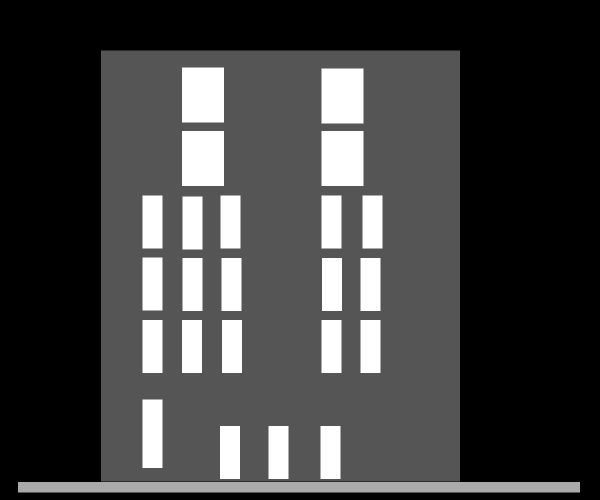
#> input picture nelissen_dataset/annotations/eval/annotation_0.png, 1200 x 1000 px, found by its file name (shown at 1/2 size)
$ jupyter execute create_data.ipynb
#> lines starting #> are read from the running program, lines starting #| are printed output that depends on the picture; after the words box and inside, x2 and y2 are one past the last pixel; in counts of white or black regions, pixels touching at a corner belong together
[cell 1]
import os
import numpy as np
from PIL import Image, ImageDraw
import random
import matplotlib.pyplot as plt
from pathlib import Path

def generate_synthetic_facade(width=512, height=512, idx=0):
    # Create blank canvas for sketch
    sketch = Image.new("L", (width, height), 255)  # White background
    draw = ImageDraw.Draw(sketch)
    mask = np.zeros((height, width), dtype=np.uint8)  # Segmentation mask

    # Draw building outline (wall, class 0)
    building_width = random.randint(int(width * 0.6), int(width * 0.9))
    building_height = random.randint(int(height * 0.7), int(height * 0.9))
    top_left = (width // 2 - building_width // 2, height // 2 - building_height // 2)
    bottom_right = (top_left[0] + building_width, top_left[1] + building_height)
    draw.rectangle([top_left, bottom_right], outline=0, width=2)
    mask[top_left[1]:bottom_right[1], top_left[0]:bottom_right[0]] = 0  # Wall

    # Draw textured wall section (class 3, with cross-hatching)
    texture_width = building_width // 3
    texture_x = top_left[0] + building_width // 3
    texture_box = (texture_x, top_left[1], texture_x + texture_width, bottom_right[1])
    draw.rectangle(texture_box, outline=0, width=1)
    for i in range(0, texture_width, 10):
        draw.line((texture_x + i, top_left[1], texture_x, top_left[1] + i), fill=0, width=1)
        draw.line((texture_x, bottom_right[1] - i, texture_x + i, bottom_right[1]), fill=0, width=1)
    mask[top_left[1]:bottom_right[1], texture_x:texture_x + texture_width] = 3  # Textured wall

    # Draw windows (class 1)
    num_windows = random.randint(3, 8)
    window_size = 40
    for i in range(num_windows):
        x = random.randint(top_left[0] + 20, bottom_right[0] - window_size - 20)
        y = random.randint(top_left[1] + 20, bottom_right[1] - window_size - 20)
        if texture_x <= x <= texture_x + texture_width:
            continue
        window_box = (x, y, x + window_size, y + window_size)
        draw.rectangle(window_box, outline=0, width=1)
        draw.line((x + 5, y + window_size // 2, x + window_size - 5, y + window_size // 2), fill=0, width=1)
        mask[y:y + window_size, x:x + window_size] = 1  # Window class

    # Draw staircase (class 2)
    stair_width = 30
    stair_height = 100
    stair_x = bottom_right[0] - stair_width - 10
    stair_y = bottom_right[1] - stair_height
    draw.rectangle((stair_x, stair_y, stair_x + stair_width, stair_y + stair_height), outline=0, width=1)
    for i in range(5):
        y_step = stair_y + i * (stair_height // 5)
        draw.line((stair_x + 5, y_step, stair_x + stair_width - 5, y_step), fill=0, width=1)
    mask[stair_y:stair_y + stair_height, stair_x:stair_x + stair_width] = 2  # Staircase class

    # Debug: Print unique values in the mask
    print(f"Mask {idx} unique values: {np.unique(mask)}")

    return sketch, mask

# Generate and save synthetic data
output_dir = Path("synthetic_facades")
output_dir.mkdir(exist_ok=True)
image_dir = output_dir / "images"
mask_dir = output_dir / "annotations"
mask_vis_dir = output_dir / "annotations_visual"  # For visualization
image_dir.mkdir(exist_ok=True)
mask_dir.mkdir(exist_ok=True)
mask_vis_dir.mkdir(exist_ok=True)

num_samples = 10  # Reduced for debugging
for idx in range(num_samples):
    sketch, mask = generate_synthetic_facade(idx=idx)

    # Save sketch
    sketch.save(image_dir / f"image_{idx:04d}.png")

    # Save raw mask (0-11) for training
    Image.fromarray(mask, mode="L").save(mask_dir / f"annotation_{idx:04d}.png")

    # Save scaled mask for visualization (scale 0-11 to 0-255)
    scaled_mask = (mask * 255 // 11).astype(np.uint8)  # Scale to [0, 255]
    Image.fromarray(scaled_mask, mode="L").save(mask_vis_dir / f"annotation_{idx:04d}_vis.png")
#> this loop made 10 passes
#> pass 1, `sketch, mask = generate_synthetic_facade(idx=idx)`:
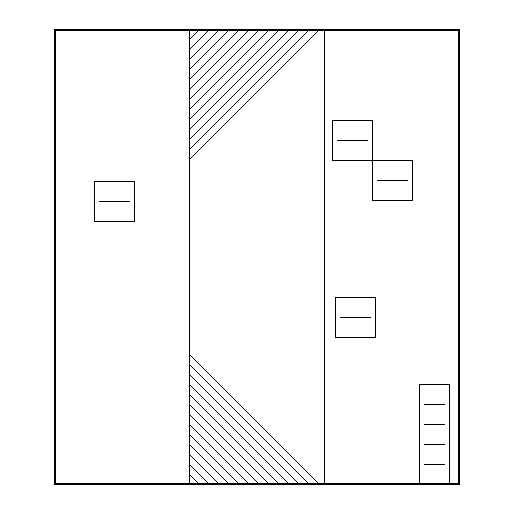
#> sketch: PIL image 512x512 L; 97.3% white; black in thin lines or dots, all inside (x1, y1, x2, y2) = (54, 29, 460, 485)
#> after the loop:
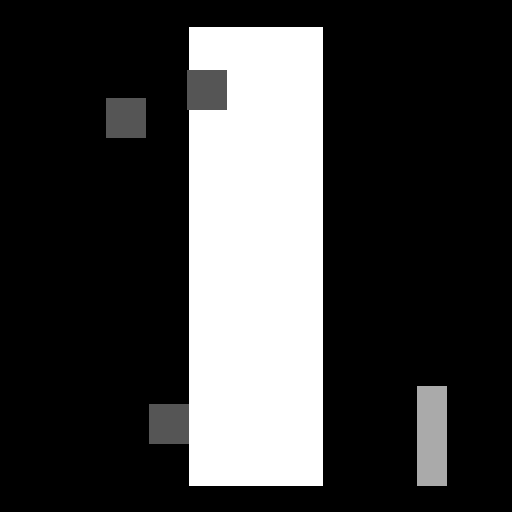
#> mask: shape (512, 512); min 0, max 3, mean 0.728; drawn with min black and max white
#> after the loop:
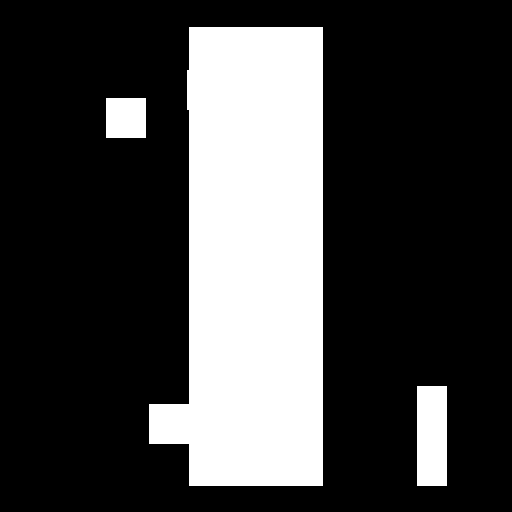
#> scaled_mask: shape (512, 512); values 0 (black) and 23 (white), 25.9% white; 3 white regions, box (x1, y1, x2, y2) and area: (149, 27, 323, 486) 63186, (417, 386, 447, 486) 3000, (106, 98, 146, 138) 1600
#> after the loop:
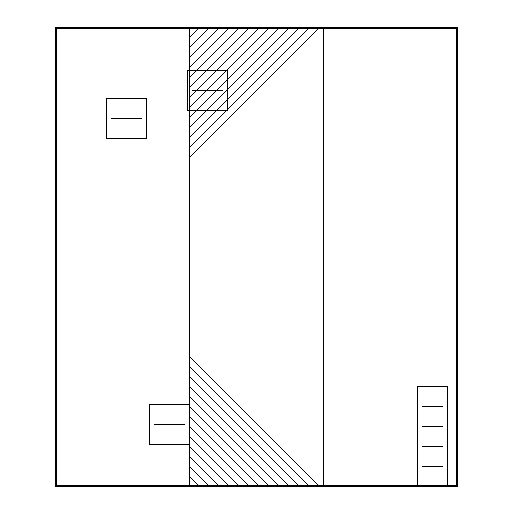
#> sketch: PIL image 512x512 L; 97.4% white; black in thin lines or dots, all inside (x1, y1, x2, y2) = (55, 27, 458, 487)

# Visualize a few examples to confirm
for idx in range(3):
    sketch = Image.open(image_dir / f"image_{idx:04d}.png")
    mask = np.array(Image.open(mask_dir / f"annotation_{idx:04d}.png"))
    scaled_mask = np.array(Image.open(mask_vis_dir / f"annotation_{idx:04d}_vis.png"))

    plt.figure(figsize=(15, 5))
    plt.subplot(1, 3, 1)
    plt.imshow(sketch, cmap="gray")
    plt.title(f"Synthetic Facade Sketch {idx}")
    plt.axis("off")

    plt.subplot(1, 3, 2)
    plt.imshow(mask, cmap="tab20", vmin=0, vmax=11)
    plt.title("Raw Mask (0-11)")
    plt.axis("off")

    plt.subplot(1, 3, 3)
    plt.imshow(scaled_mask, cmap="tab20")
    plt.title("Scaled Mask (0-255)")
    plt.axis("off")

    plt.show()

print(f"Generated {num_samples} synthetic facade sketches and masks.")

[cell 2]
import os
import numpy as np
from PIL import Image, ImageDraw
import random
import matplotlib.pyplot as plt
from pathlib import Path

def generate_synthetic_facade(width=512, height=512, idx=0):
    # Create blank canvas for sketch
    sketch = Image.new("L", (width, height), 255)  # White background
    draw = ImageDraw.Draw(sketch)
    mask = np.zeros((height, width), dtype=np.uint8)  # Segmentation mask

    # Total pixels to distribute based on CMP Facade distribution (approximate scaling)
    total_pixels = width * height
    class_dist = {
        1: 0.207,  # ~20.7%
        2: 0.427,  # ~42.7%
        3: 0.143,  # ~14.3%
        4: 0.014,  # ~1.4%
        5: 0.039,  # ~3.9%
        6: 0.029,  # ~2.9%
        7: 0.045,  # ~4.5%
        8: 0.017,  # ~1.7%
        9: 0.025,  # ~2.5%
        10: 0.113, # ~11.3%
        11: 0.025, # ~2.5%
        12: 0.034  # ~3.4%
    }  # Normalized proportions based on your output

    # Draw building outline (class 2, most common, e.g., walls)
    building_width = random.randint(int(width * 0.6), int(width * 0.9))
    building_height = random.randint(int(height * 0.7), int(height * 0.9))
    top_left = (width // 2 - building_width // 2, height // 2 - building_height // 2)
    bottom_right = (top_left[0] + building_width, top_left[1] + building_height)
    draw.rectangle([top_left, bottom_right], outline=0, width=2)
    mask[top_left[1]:bottom_right[1], top_left[0]:bottom_right[0]] = 2  # Wall (class 2)
    remaining_pixels = total_pixels - (building_width * building_height)

    # Draw textured wall section (class 3)
    texture_width = int(building_width * class_dist[3] / class_dist[2] * building_width)  # Proportional
    texture_x = top_left[0] + building_width // 3
    texture_box = (texture_x, top_left[1], texture_x + texture_width, bottom_right[1])
    draw.rectangle(texture_box, outline=0, width=1)
    for i in range(0, texture_width, 10):
        draw.line((texture_x + i, top_left[1], texture_x, top_left[1] + i), fill=0, width=1)
        draw.line((texture_x, bottom_right[1] - i, texture_x + i, bottom_right[1]), fill=0, width=1)
    mask[top_left[1]:bottom_right[1], texture_x:texture_x + texture_width] = 3

    # Draw windows (class 1)
    num_windows = int(class_dist[1] * total_pixels / (40 * 40))  # Approx based on window size
    window_size = 40
    for i in range(min(num_windows, 10)):  # Limit to avoid overlap
        x = random.randint(top_left[0] + 20, bottom_right[0] - window_size - 20)
        y = random.randint(top_left[1] + 20, bottom_right[1] - window_size - 20)
        if texture_x <= x <= texture_x + texture_width:
            continue
        window_box = (x, y, x + window_size, y + window_size)
        draw.rectangle(window_box, outline=0, width=1)
        draw.line((x + 5, y + window_size // 2, x + window_size - 5, y + window_size // 2), fill=0, width=1)
        mask[y:y + window_size, x:x + window_size] = 1

    # Draw staircase (class 10, significant class)
    stair_width = 30
    stair_height = 100
    stair_x = bottom_right[0] - stair_width - 10
    stair_y = bottom_right[1] - stair_height
    draw.rectangle((stair_x, stair_y, stair_x + stair_width, stair_y + stair_height), outline=0, width=1)
    for i in range(5):
        y_step = stair_y + i * (stair_height // 5)
        draw.line((stair_x + 5, y_step, stair_x + stair_width - 5, y_step), fill=0, width=1)
    mask[stair_y:stair_y + stair_height, stair_x:stair_x + stair_width] = 10

    # Add remaining classes with smaller regions (proportional to distribution)
    remaining_classes = [4, 5, 6, 7, 8, 9, 11, 12]
    region_size = 20
    for cls in remaining_classes:
        if random.random() < class_dist[cls] / class_dist[2]:  # Probability based on proportion
            x = random.randint(top_left[0] + 20, bottom_right[0] - region_size - 20)
            y = random.randint(top_left[1] + 20, bottom_right[1] - region_size - 20)
            if not (texture_x <= x <= texture_x + texture_width or stair_x <= x <= stair_x + stair_width):
                draw.rectangle((x, y, x + region_size, y + region_size), outline=0, width=1)
                mask[y:y + region_size, x:x + region_size] = cls

    # Debug: Print unique values in the mask
    print(f"Mask {idx} unique values: {np.unique(mask)}")

    return sketch, mask

# Generate and save synthetic data
output_dir = Path("synthetic_facades")
output_dir.mkdir(exist_ok=True)
image_dir = output_dir / "images"
mask_dir = output_dir / "annotations"
image_dir.mkdir(exist_ok=True)
mask_dir.mkdir(exist_ok=True)

num_samples = 10  # Reduced for debugging
for idx in range(num_samples):
    sketch, mask = generate_synthetic_facade(idx=idx)

    # Save sketch
    sketch.save(image_dir / f"image_{idx:04d}.png")

    # Save raw mask (1-12) for training
    Image.fromarray(mask, mode="L").save(mask_dir / f"annotation_{idx:04d}.png")
#> this loop made 10 passes
#> pass 1, `sketch, mask = generate_synthetic_facade(idx=idx)`:
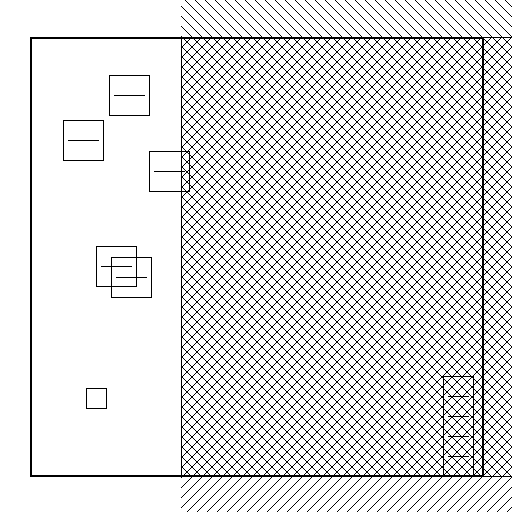
#> sketch: PIL image 512x512 L; 86.1% white; black in thin lines or dots
#> after the loop:
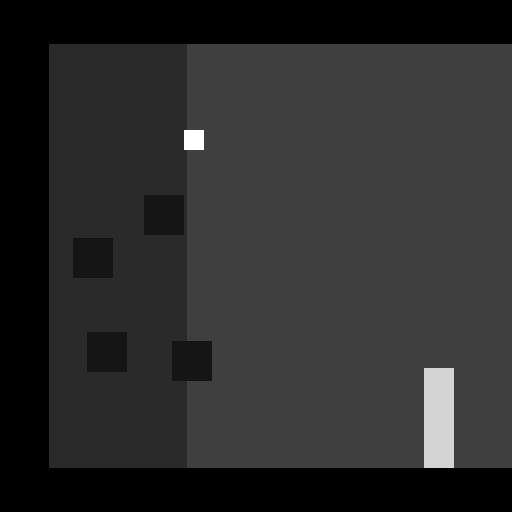
#> mask: shape (512, 512); min 0, max 12, mean 2.09; drawn with min black and max white
#> after the loop:
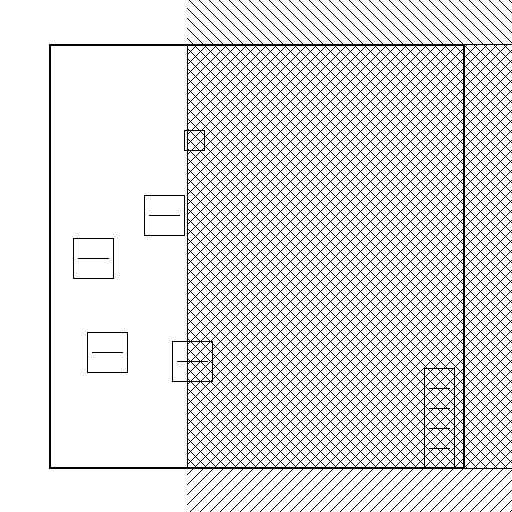
#> sketch: PIL image 512x512 L; 87.7% white; black in thin lines or dots

# Visualize a few examples to confirm
for idx in range(3):
    sketch = Image.open(image_dir / f"image_{idx:04d}.png")
    mask = np.array(Image.open(mask_dir / f"annotation_{idx:04d}.png"))

    plt.figure(figsize=(10, 5))
    plt.subplot(1, 2, 1)
    plt.imshow(sketch, cmap="gray")
    plt.title(f"Synthetic Facade Sketch {idx}")
    plt.axis("off")

    plt.subplot(1, 2, 2)
    plt.imshow(mask)  # Adjusted for 1-12 range
    plt.title("Annotation Mask (1-12)")
    plt.axis("off")

    plt.tight_layout()
    plt.show()

print(f"Generated {num_samples} synthetic facade sketches and masks.")

[cell 3]
import numpy as np
from PIL import Image
import matplotlib.pyplot as plt
from pathlib import Path

# Define directories
cmp_base_dir = Path("../data/cmp_facade_dataset")
cmp_annotation_dir = cmp_base_dir / "annotations"
syn_base_dir = Path("synthetic_facades")
syn_annotation_dir = syn_base_dir / "annotations"

# Load sample masks
cmp_mask_path = cmp_annotation_dir / "train" / "annotation_0.png"
syn_mask_path = syn_annotation_dir / "annotation_0000.png"

# Read masks
cmp_mask = np.array(Image.open(cmp_mask_path))
#> cmp_mask is the input picture: shape (1000, 1200); min 0, max 3, mean 0.753
syn_mask = np.array(Image.open(syn_mask_path))

# Print unique values to confirm range
print("Unique values in CMP Facade mask:", np.unique(cmp_mask))
#| Unique values in CMP Facade mask: [0 1 2 3]
print("Unique values in Synthetic mask:", np.unique(syn_mask))
#| Unique values in Synthetic mask: [ 0  1  2  3 10 12]

# Visualize both masks with identical settings
plt.figure(figsize=(12, 5))

# CMP Facade mask
plt.subplot(1, 2, 1)
plt.imshow(cmp_mask, )
plt.title("CMP Facade Mask (Original)")
plt.colorbar(label="Class ID")
plt.axis("off")

# Synthetic mask
plt.subplot(1, 2, 2)
plt.imshow(syn_mask, )
plt.title("Synthetic Mask")
plt.colorbar(label="Class ID")
plt.axis("off")

plt.tight_layout()
plt.show()
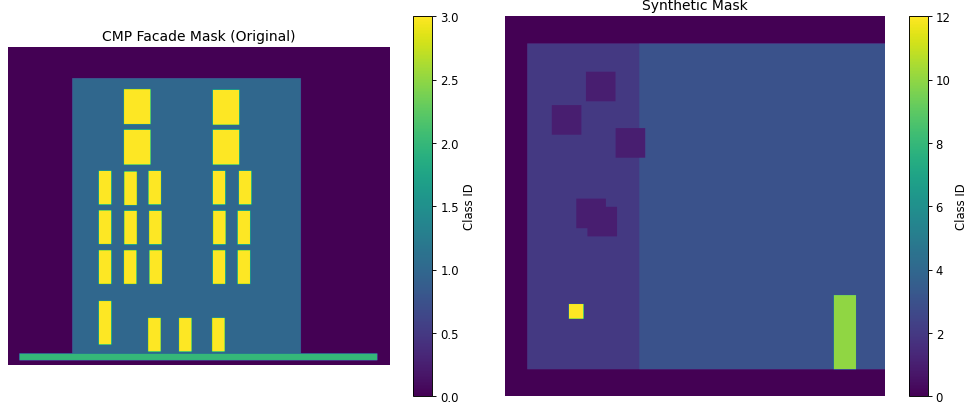
#> figure drawn by matplotlib, 4 panels

# Optional: Compare specific class colors
class_ids = range(1, 13)
print("\nSample pixel values for verification:")
for class_id in class_ids:
    cmp_pixels = np.sum(cmp_mask == class_id)
    syn_pixels = np.sum(syn_mask == class_id)
    print(f"Class {class_id}: CMP pixels = {cmp_pixels}, Synthetic pixels = {syn_pixels}")
#> this loop made 12 passes
#> (cmp_pixels, syn_pixels) on passes 1 to 12: (500156, 7275), (23604, 58934), (118760, 141989), (0, 0), (0, 0), (0, 0), (0, 0), (0, 0), (0, 0), (0, 3000), (0, 0), (0, 400)
#| Class 1: CMP pixels = 500156, Synthetic pixels = 7275
#| Class 2: CMP pixels = 23604, Synthetic pixels = 58934
#| Class 3: CMP pixels = 118760, Synthetic pixels = 141989
#| Class 4: CMP pixels = 0, Synthetic pixels = 0
#| Class 5: CMP pixels = 0, Synthetic pixels = 0
#| Class 6: CMP pixels = 0, Synthetic pixels = 0
#| Class 7: CMP pixels = 0, Synthetic pixels = 0
#| Class 8: CMP pixels = 0, Synthetic pixels = 0
#> (further printed lines are left out)

[cell 4]
import numpy as np
import cv2
import matplotlib.pyplot as plt
import random
from PIL import Image, ImageDraw

# Define classes and pixel values
CLASSES = {
    'background': 0,
    'wall': 50,
    'window': 100,
    'door': 150,
    'balcony': 200,
    'blinds': 220,
    'stairs': 240
}

# Image size
IMG_WIDTH = 512
IMG_HEIGHT = 512

def generate_facade_image():
    img = Image.new("RGB", (IMG_WIDTH, IMG_HEIGHT), color=(255, 255, 255))
#> img: PIL image 512x512 RGB; every value is 255
    mask = Image.new("L", (IMG_WIDTH, IMG_HEIGHT), color=CLASSES['background'])
#> mask: PIL image 512x512 L; every value is 0

    draw_img = ImageDraw.Draw(img)
    draw_mask = ImageDraw.Draw(mask)

    # Wall block
    wall_x0 = 50
    wall_y0 = 100
    wall_x1 = IMG_WIDTH - 50
    wall_y1 = IMG_HEIGHT - 50
    draw_img.rectangle([wall_x0, wall_y0, wall_x1, wall_y1], fill=(180, 150, 120))
    draw_mask.rectangle([wall_x0, wall_y0, wall_x1, wall_y1], fill=CLASSES['wall'])

    # Windows
    for i in range(3):
        x = random.randint(wall_x0 + 20, wall_x1 - 120)
        y = wall_y0 + i * 100
        w, h = 60, 80
        draw_img.rectangle([x, y, x + w, y + h], fill=(220, 220, 220))
        draw_mask.rectangle([x, y, x + w, y + h], fill=CLASSES['window'])

    # Door
    x = wall_x0 + 30
    y = wall_y1 - 100
    draw_img.rectangle([x, y, x + 60, y + 90], fill=(100, 100, 100))
    draw_mask.rectangle([x, y, x + 60, y + 90], fill=CLASSES['door'])

    # Balcony (optional)
    if random.random() > 0.5:
        bx = wall_x1 - 90
        by = wall_y0 + 100
        draw_img.rectangle([bx, by, bx + 60, by + 40], fill=(160, 160, 160))
        draw_mask.rectangle([bx, by, bx + 60, by + 40], fill=CLASSES['balcony'])

    # Blinds (optional)
    if random.random() > 0.5:
        x = wall_x0 + 100
        y = wall_y0 + 100
        draw_img.rectangle([x, y, x + 60, y + 10], fill=(60, 60, 60))
        draw_mask.rectangle([x, y, x + 60, y + 10], fill=CLASSES['blinds'])

    # Stairs (spiral)
    if random.random() > 0.5:
        for step in range(10):
            x = wall_x0 - 30 + step * 4
            y = wall_y1 - step * 8
            draw_img.line([(x, y), (x + 20, y - 5)], fill=(80, 80, 80), width=2)
            draw_mask.line([(x, y), (x + 20, y - 5)], fill=CLASSES['stairs'], width=2)

    return img, mask

def plot_sample(img, mask):
    fig, ax = plt.subplots(1, 2, figsize=(10, 5))
    ax[0].imshow(img)
    ax[0].set_title('RGB Image')
    ax[0].axis('off')
    ax[1].imshow(mask, cmap='nipy_spectral', vmin=0, vmax=255)
    ax[1].set_title('Segmentation Mask')
    ax[1].axis('off')
    plt.tight_layout()
    plt.show()

# Example usage
img, mask = generate_facade_image()
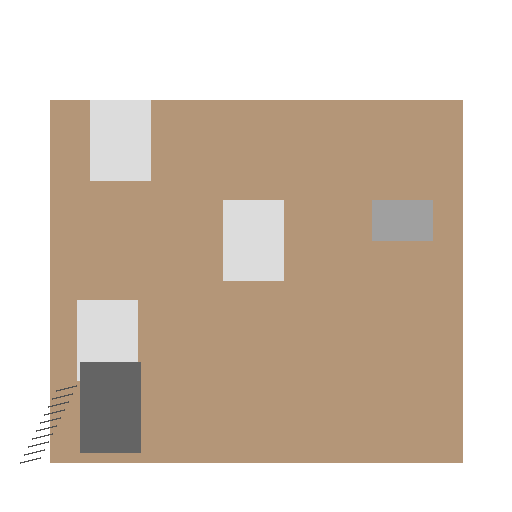
#> img: PIL image 512x512 RGB; mean R, G, B 212.2, 197.5, 182.9
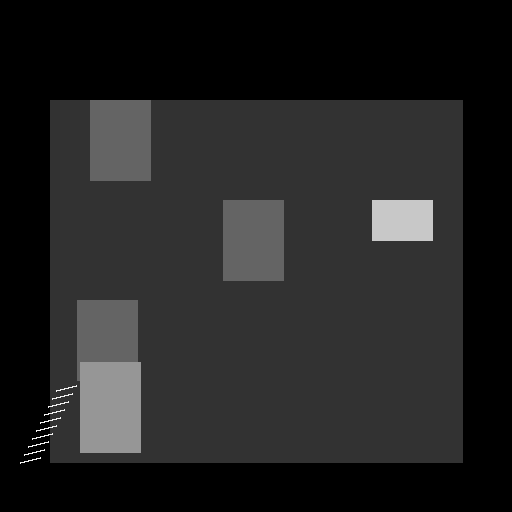
#> mask: PIL image 512x512 L; min 0, max 240, mean 35
plot_sample(img, mask)

# Save example
img.save('synthetic_facade.png')
mask.save('synthetic_facade_mask.png')
